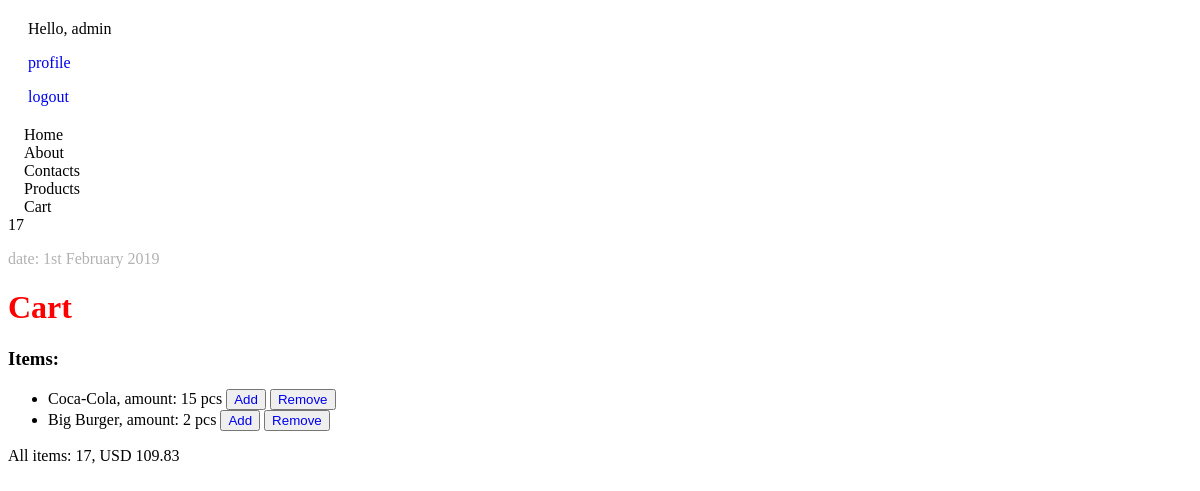
/cart/ (signed in), run on an earlier commit of the app's database.
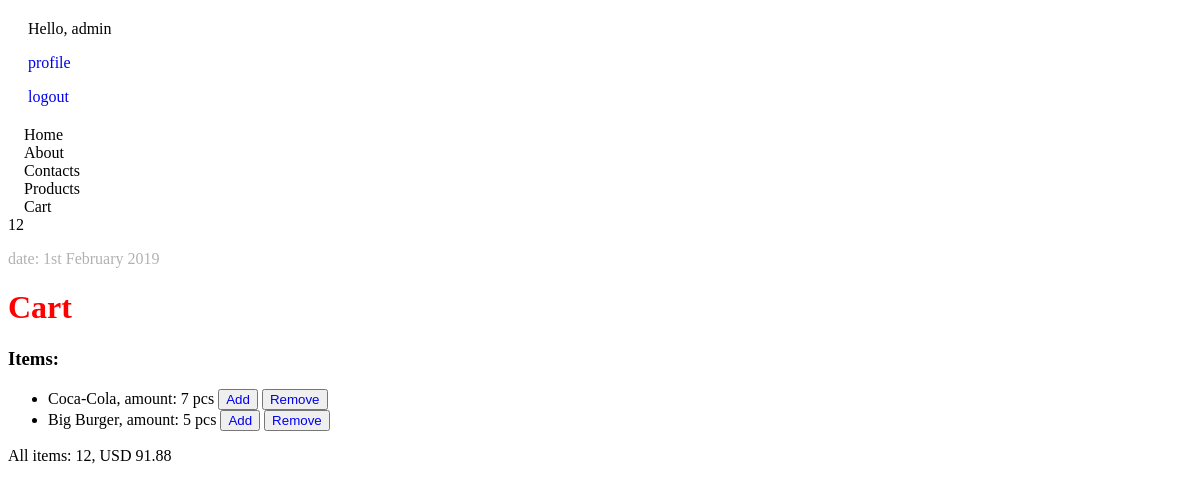
And on a later commit of the database.
### shopping_cart/models.py (models this page shows)
class ShoppingCart(models.Model):
    user = models.ForeignKey(User, on_delete=models.CASCADE)
    product = models.ForeignKey(Product, on_delete=models.CASCADE)
    quantity = models.PositiveIntegerField(default=0)
    add_datetime = models.DateTimeField(auto_now_add=True)

### products/models.py (models this page shows, shortened)
class Product(models.Model):
    title = models.CharField(max_length=255)
    price = models.DecimalField(max_digits=10000, decimal_places=2)
    image = models.ImageField(
        upload_to='products_img/',
        blank=True,
        null=True
    )
    description = models.TextField(blank=True, null=True)
    category = models.ForeignKey(Category, on_delete=models.CASCADE)

### shopping_cart/views.py (the view)
# urls.py: path('cart/', include('shopping_cart.urls')),
@login_required
def cart(request):
    user_cart = ShoppingCart.objects.filter(user=request.user)
    price = 0
    amount = 0
    for order in user_cart:
        price += order.product.price * order.quantity
        amount += order.quantity
    context = {
        'user_cart': user_cart,
        'price': price,
        'amount': amount
    }
    return render(request, 'shopping_cart/cart.html', context)

### shopping_cart/context_processors.py (called while the page is built)
def cart_processor(request):
    user_cart = ShoppingCart.objects.filter(user=request.user)
    total_quantity = 0
    for order in user_cart:
        total_quantity += order.quantity
    return {'total_quantity': total_quantity}

### shopping_cart/templates/shopping_cart/cart.html
{% extends "base.html" %}
{%  block content%}
    <h1>Cart</h1>
    <h3>Items:</h3>
    <ul>
        {% for order in  user_cart %}
            <li>
                {{ order.product.title }}, amount: {{ order.quantity }}
                {% if order.quantity <= 1 %}
                    pc
                {% else %}
                    pcs
                {% endif %}
                <button>
                    <a href="{% url 'shopping_cart:add_to_cart' order.product.id %}">
                        Add
                    </a>
                </button>
                <button>
                    <a href="{% url 'shopping_cart:remove_from_cart' order.product.id %}">
                        Remove
                    </a>
                </button>
            </li>
        {% endfor %}
    </ul>
    <p>
        All items: {{ amount }}, USD {{ price }}
    </p>
{% endblock %}

What changed in the data, as far as the page shows it:
changed ShoppingCart "Coca-Cola": quantity "15" → "7"
changed ShoppingCart "Big Burger": quantity "2" → "5"
Also different on the page:
{{ total_quantity }}: "17" → "12"
{{ amount }}: "17" → "12"
{{ price }}: "109.83" → "91.88"
